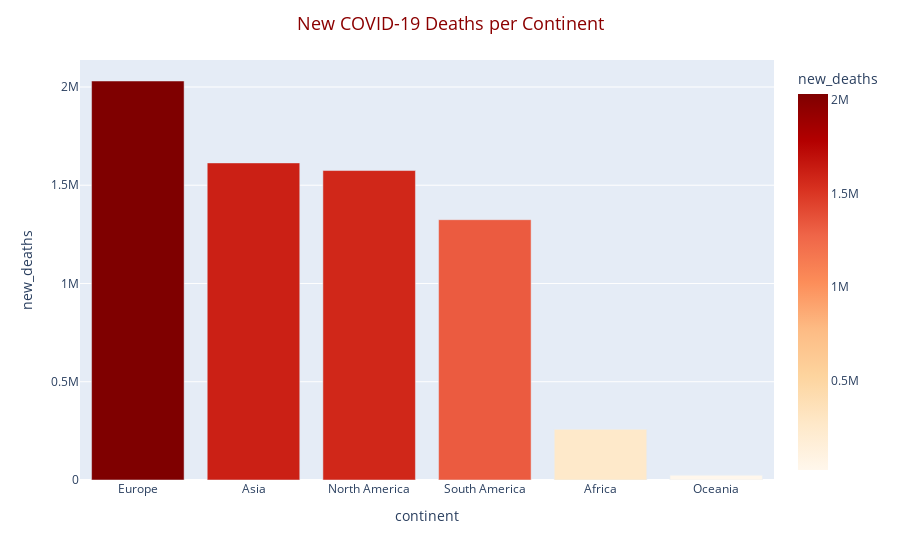

Here is the notebook cell this chart was saved with:
### Markdown cell above
#### Top Continent with Most New COVID-19 cases

### Code cell
cases_per_continent = cases_deaths_vaccinations_df[country_filter].groupby('continent').sum().reset_index()

fig = px.bar(cases_per_continent.sort_values('new_deaths', ascending=False).head(25), x='continent', y='new_deaths', color='new_deaths', color_continuous_scale='orrd')
fig.update_layout(title='New COVID-19 Deaths per Continent', title_x=0.5, title_font=dict(size=18, color='Darkred'))
fig.show()

### Figure 1 — Plotly figure (JSON) as saved in the notebook; plotly's stock layout.template omitted (floating-point values rounded to 4 significant figures)
{"data": [{"alignmentgroup": "True", "hovertemplate": "continent=%{x}<br>new_deaths=%{marker.color}<extra></extra>", "legendgroup": "", "marker": {"color": [2030383, 1613509, 1574735, 1324624, 257745, 24316], "coloraxis": "coloraxis", "pattern": {"shape": ""}}, "name": "", "offsetgroup": "", "orientation": "v", "showlegend": false, "textposition": "auto", "type": "bar", "x": ["Europe", "Asia", "North America", "South America", "Africa", "Oceania"], "xaxis": "x", "y": [2030383, 1613509, 1574735, 1324624, 257745, 24316], "yaxis": "y"}], "layout": {"barmode": "relative", "coloraxis": {"colorbar": {"title": {"text": "new_deaths"}}, "colorscale": [[0, "rgb(255,247,236)"], [0.125, "rgb(254,232,200)"], [0.25, "rgb(253,212,158)"], [0.375, "rgb(253,187,132)"], [0.5, "rgb(252,141,89)"], [0.625, "rgb(239,101,72)"], [0.75, "rgb(215,48,31)"], [0.875, "rgb(179,0,0)"], [1, "rgb(127,0,0)"]]}, "legend": {"tracegroupgap": 0}, "margin": {"t": 60}, "title": {"font": {"color": "Darkred", "size": 18}, "text": "New COVID-19 Deaths per Continent", "x": 0.5}, "xaxis": {"anchor": "y", "domain": [0, 1], "title": {"text": "continent"}}, "yaxis": {"anchor": "x", "domain": [0, 1], "title": {"text": "new_deaths"}}}}
